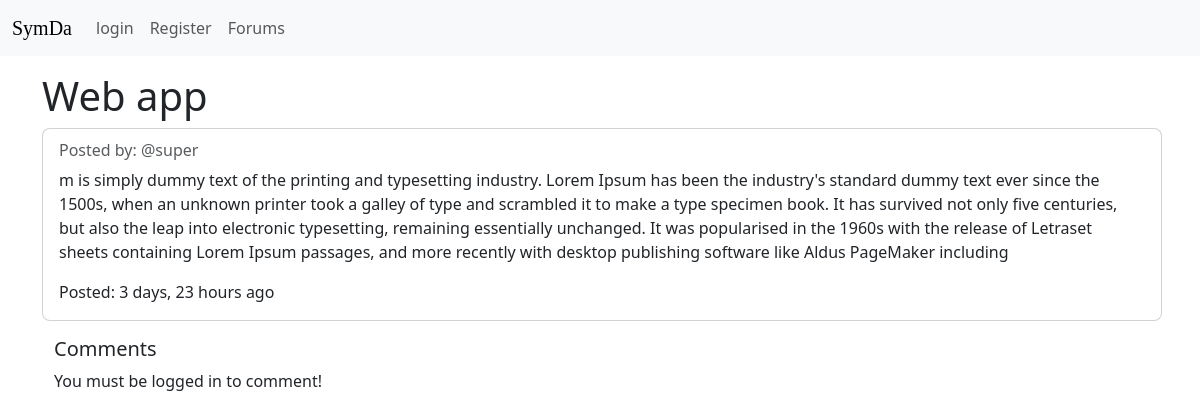
The app's page /forums/post/3/ with its own data.
### forum_app/models.py (models this page shows)
class Post(models.Model):
    user = models.ForeignKey(User, on_delete=models.CASCADE)
    title = models.CharField(max_length=200, null=True)
    description = models.TextField(null=True)
    likes = models.ManyToManyField(User, related_name='blog_post')
    rand_num = models.IntegerField(null=True, blank=True)
    created = models.DateTimeField(auto_now_add=True)
    class Meta:
        ordering = ['-created']
    def __str__(self):
        return self.title

### forum_app/views.py (the view, shortened to what this page needs)
# urls.py: path('post/<str:pk>/', views.post, name='post'),
def post(request, pk):
    post = Post.objects.get(id=pk)
    comments = post.comment_set.all()
    context = {'post': post, 'comments': comments}
    return render(request, 'forum_app/post.html', context)

### forum_app/templates/forum_app/post.html (shortened to what this page needs)
{% extends 'index.html' %}
{% block content %}
<h1>{{post}}</h1>
<div class="card rounded-3" style="width: 70rem;">
    <div class="card-body">
        <h6 class="card-subtitle mb-2 text-body-secondary">Posted by: @{{post.user.username}}</h6>
        <p class="card-text">{{post.description}}</p>
        <span class="fw-light">Posted: {{post.created|timesince}} ago</span>
    </div>
</div>
<div class="container rounded-3 mt-3" style="width: 100rem;">
    <div class="row  d-flex ">
        <div class="col-md-8">
            <div class="headings d-flex justify-content-between align-items-center">
                <h5>Comments</h5>
            </div>
            {% if request.user.is_authenticated %}
            <form method="POST" action="">
                {% csrf_token %}
                <input type="text" name="message" placeholder="Add a message..." />
            </form>
            {% else %}
            <p>You must be logged in to comment!</p>
            {% endif %}
        </div>
    </div>
    {% endblock content %}

### records on screen
Post: title "Web app", user.username "super", description "m is simply dummy text of the printing and typesetting industry. Lorem Ipsum has been the industry's standard dummy text ever since the 1500s, when an unknown printer took a galley of type and scrambled it to make a type specimen book. It has survived not only five centuries, but also the leap into electronic typesetting, remaining essentially unchanged. It was popularised in the 1960s with the release of Letraset sheets containing Lorem Ipsum passages, and more recently with desktop publishing software like Aldus PageMaker including", created "3 days, 23 hours"
